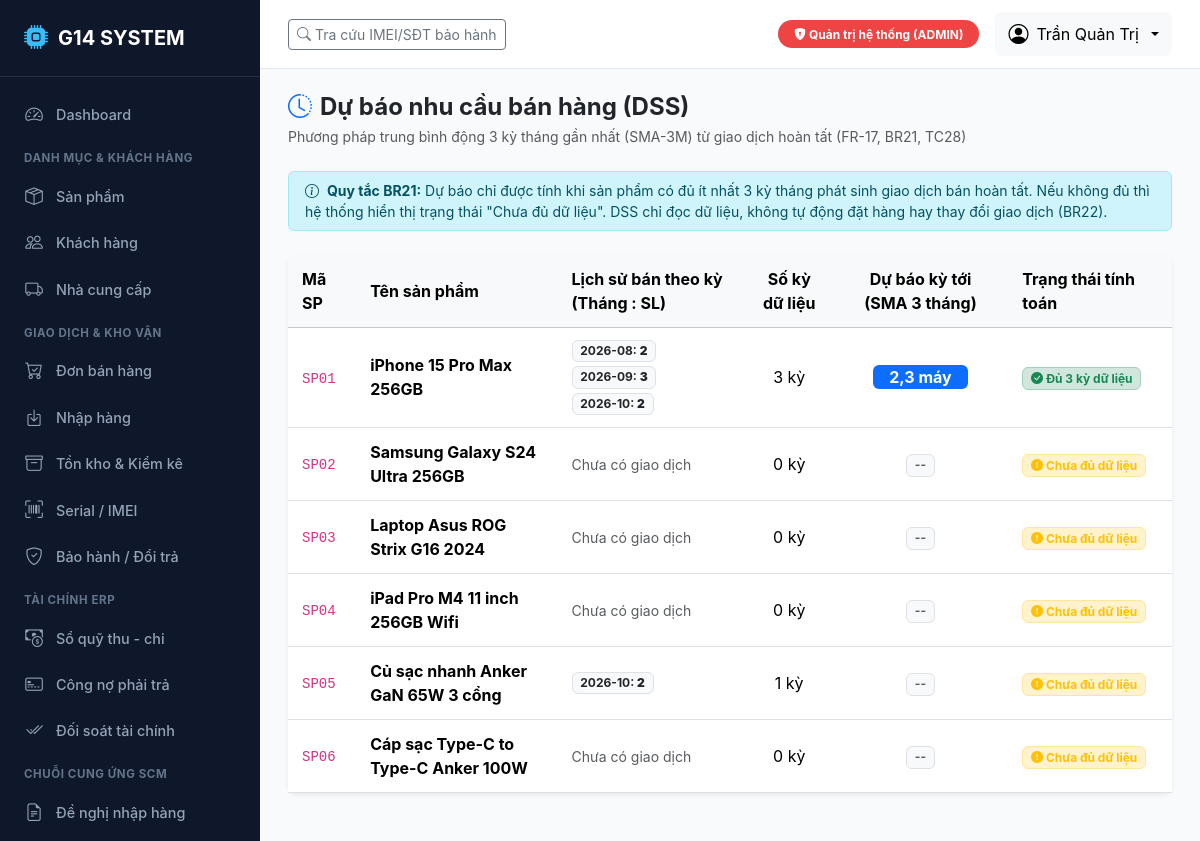
Screenshot of /dss/forecast/ (signed in) with the database file from the repository.
### accounts/models.py (models this page shows, shortened)
class User(AbstractUser):
    role = models.CharField(
        max_length=10,
        choices=Role.choices,
        default=Role.BH,
        verbose_name="Vai trò"
    )
    phone = models.CharField(max_length=20, blank=True, verbose_name="Số điện thoại")
    class Meta:
        verbose_name = "Tài khoản người dùng"
        verbose_name_plural = "Danh sách tài khoản"
        ordering = ['-date_joined']

### catalog/models.py (models this page shows, shortened)
class Product(BaseModel):
    code = models.CharField(max_length=50, unique=True, verbose_name="Mã sản phẩm")
    name = models.CharField(max_length=255, verbose_name="Tên sản phẩm")
    category = models.CharField(
        max_length=50,
        choices=ProductCategory.choices,
        default=ProductCategory.PHONE,
        verbose_name="Nhóm sản phẩm"
    )
    unit = models.CharField(max_length=20, default='Chiếc', verbose_name="Đơn vị tính")
    price = models.DecimalField(max_digits=15, decimal_places=2, verbose_name="Giá bán niêm yết (VNĐ)")
    cost_price = models.DecimalField(
        max_digits=15,
        decimal_places=2,
        default=Decimal('0.00'),
        verbose_name="Giá vốn / Giá nhập tham chiếu (VNĐ)"
    )
    min_stock = models.PositiveIntegerField(default=5, verbose_name="Ngưỡng tồn tối thiểu")
    has_serial = models.BooleanField(
        default=True,
        verbose_name="Quản lý theo Serial/IMEI",
        help_text="Đánh dấu Có đối với điện thoại, tablet, laptop cần truy vết từng máy."
    )
    status = models.CharField(
        max_length=20,
        choices=ProductStatus.choices,
        default=ProductStatus.ACTIVE,
        verbose_name="Trạng thái kinh doanh"
    )
    description = models.TextField(blank=True, verbose_name="Mô tả sản phẩm")
    class Meta:
        verbose_name = "Sản phẩm"
        verbose_name_plural = "Danh mục sản phẩm"
        ordering = ['code']

### dss/views.py (the view)
# urls.py: path('forecast/', views.dss_forecast_view, name='forecast'),
@login_required
@role_required([Role.QL, Role.KT, Role.ADMIN])
def dss_forecast_view(request):
    products = Product.objects.filter(status='ACTIVE')
    forecast_data = []
    for p in products:
        history = get_monthly_sales_history(p, num_months=6)
        forecast_val = forecast_demand_sma(p, n_periods=3)
        past_results = ForecastResult.objects.filter(product=p).order_by('-forecast_period')[:3]
        forecast_data.append({
            'product': p,
            'history': history,
            'forecast_val': forecast_val,
            'has_sufficient_data': forecast_val is not None,
            'past_results': past_results,
        })
    return render(request, 'dss/forecast.html', {
        'forecast_data': forecast_data,
    })

### accounts/context_processors.py (called while the page is built, shortened)
def user_role_context(request):
    user = request.user
    role = getattr(user, 'role', '')
    is_super = user.is_superuser
    return {
        'is_admin': role == Role.ADMIN or is_super,
        'is_ql': role in [Role.QL, Role.ADMIN] or is_super,
        'is_bh': role in [Role.BH, Role.ADMIN] or is_super,
        'is_kho': role in [Role.KHO, Role.ADMIN] or is_super,
        'is_kt': role in [Role.KT, Role.ADMIN] or is_super,
        'current_role': role,
        'current_role_display': user.get_role_display() if hasattr(user, 'get_role_display') else '',
        'Role': Role,
    }

### dss/services.py (called while the page is built)
def get_monthly_sales_history(product, num_months=6):
    sales = (
        SalesOrderDetail.objects.filter(
            product=product,
            order__status=OrderStatus.COMPLETED
        )
        .annotate(month=TruncMonth('order__order_date'))
        .values('month')
        .annotate(total_qty=Sum('quantity'))
        .order_by('month')
    )
    history = []
    for s in sales:
        m_str = s['month'].strftime('%Y-%m')
        history.append((m_str, s['total_qty']))
    return history

def forecast_demand_sma(product, n_periods=3):
    history = get_monthly_sales_history(product)
    if len(history) < n_periods:
        return None
    recent_quantities = [h[1] for h in history[-n_periods:]]
    forecast_value = sum(recent_quantities) / len(recent_quantities)
    return round(forecast_value, 1)

### templates/dss/forecast.html (shortened to what this page needs)
{% extends 'base.html' %}
{% block content %}
<div class="d-flex justify-content-between align-items-center mb-4">
    <div>
        <h4 class="fw-bold mb-1"><i class="bi bi-clock-history me-2 text-primary"></i>Dự báo nhu cầu bán hàng (DSS)</h4>
        <p class="text-muted small mb-0">Phương pháp trung bình động 3 kỳ tháng gần nhất (SMA-3M) từ giao dịch hoàn tất (FR-17, BR21, TC28)</p>
    </div>
</div>
<div class="alert alert-info py-2 small mb-4">
    <i class="bi bi-info-circle me-1"></i> <strong>Quy tắc BR21:</strong> Dự báo chỉ được tính khi sản phẩm có đủ ít nhất 3 kỳ tháng phát sinh giao dịch bán hoàn tất. Nếu không đủ thì hệ thống hiển thị trạng thái "Chưa đủ dữ liệu". DSS chỉ đọc dữ liệu, không tự động đặt hàng hay thay đổi giao dịch (BR22).
</div>
<div class="card border-0 shadow-sm">
    <div class="table-responsive">
        <table class="table table-hover align-middle mb-0">
            <thead class="table-light">
                <tr>
                    <th>Mã SP</th>
                    <th>Tên sản phẩm</th>
                    <th>Lịch sử bán theo kỳ (Tháng : SL)</th>
                    <th class="text-center">Số kỳ dữ liệu</th>
                    <th class="text-center">Dự báo kỳ tới (SMA 3 tháng)</th>
                    <th>Trạng thái tính toán</th>
                </tr>
            </thead>
            <tbody>
                {% for f in forecast_data %}
                <tr>
                    <td><code>{{ f.product.code }}</code></td>
                    <td class="fw-bold">{{ f.product.name }}</td>
                    <td>
                        {% if f.history %}
                        <div class="d-flex gap-1 flex-wrap">
                            {% for m, q in f.history %}
                            <span class="badge bg-light text-dark border">{{ m }}: <strong>{{ q }}</strong></span>
                            {% endfor %}
                        </div>
                        {% else %}
                        <span class="text-muted small">Chưa có giao dịch</span>
                        {% endif %}
                    </td>
                    <td class="text-center">{{ f.history|length }} kỳ</td>
                    <td class="text-center">
                        {% if f.has_sufficient_data %}
                        <span class="badge bg-primary fs-6 py-1 px-3">{{ f.forecast_val }} máy</span>
                        {% else %}
                        <span class="badge bg-light text-muted border">--</span>
                        {% endif %}
                    </td>
                    <td>
                        {% if f.has_sufficient_data %}
                        <span class="badge bg-success-subtle text-success border border-success-subtle">
                            <i class="bi bi-check-circle-fill"></i> Đủ 3 kỳ dữ liệu
                        </span>
                        {% else %}
                        <span class="badge bg-warning-subtle text-warning border border-warning-subtle">
                            <i class="bi bi-exclamation-circle-fill"></i> Chưa đủ dữ liệu
                        </span>
                        {% endif %}
                    </td>
                </tr>
                {% empty %}
                <tr>
                    <td colspan="6" class="text-center py-4 text-muted">Không có sản phẩm nào.</td>
                </tr>
                {% endfor %}
            </tbody>
        </table>
    </div>
</div>
{% endblock %}

### templates/base.html (shortened to what this page needs)
<!DOCTYPE html>
<html lang="vi">
<head>
    <link href="https://cdn.jsdelivr.net/npm/bootstrap@5.3.3/dist/css/bootstrap.min.css" rel="stylesheet">
    <link href="https://cdn.jsdelivr.net/npm/bootstrap-icons@1.11.3/font/bootstrap-icons.min.css" rel="stylesheet">
</head>
<body>
    {% if user.is_authenticated %}
    <aside class="sidebar">
        <div class="brand">
            <i class="bi bi-cpu-fill"></i>
            <span>G14 SYSTEM</span>
        </div>
        <ul class="sidebar-menu">
            {% if is_ql or is_kt or is_admin %}
            <li><a href="{% url 'reports:dashboard' %}" class="sidebar-link"><i class="bi bi-speedometer2"></i> Dashboard</a></li>
            {% endif %}
            <div class="sidebar-section-title">Danh mục & Khách hàng</div>
            <li><a href="{% url 'catalog:product_list' %}" class="sidebar-link"><i class="bi bi-box-seam"></i> Sản phẩm</a></li>
            {% if is_bh or is_ql %}
            <li><a href="{% url 'catalog:customer_list' %}" class="sidebar-link"><i class="bi bi-people"></i> Khách hàng</a></li>
            {% endif %}
            {% if is_kho or is_kt or is_ql %}
            <li><a href="{% url 'catalog:supplier_list' %}" class="sidebar-link"><i class="bi bi-truck"></i> Nhà cung cấp</a></li>
            {% endif %}
            <div class="sidebar-section-title">Giao dịch & Kho vận</div>
            {% if is_bh or is_ql or is_kt %}
            <li><a href="{% url 'sales:order_list' %}" class="sidebar-link"><i class="bi bi-cart-check"></i> Đơn bán hàng</a></li>
            {% endif %}
            {% if is_kho or is_ql or is_kt %}
            <li><a href="{% url 'purchasing:receipt_list' %}" class="sidebar-link"><i class="bi bi-box-arrow-in-down"></i> Nhập hàng</a></li>
            <li><a href="{% url 'inventory:inventory_summary' %}" class="sidebar-link"><i class="bi bi-archive"></i> Tồn kho & Kiểm kê</a></li>
            {% endif %}
            {% if is_bh or is_kho or is_ql %}
            <li><a href="{% url 'devices:device_list' %}" class="sidebar-link"><i class="bi bi-upc-scan"></i> Serial / IMEI</a></li>
            <li><a href="{% url 'devices:warranty_list' %}" class="sidebar-link"><i class="bi bi-shield-check"></i> Bảo hành / Đổi trả</a></li>
            {% endif %}
            {% if is_kt or is_ql %}
            <div class="sidebar-section-title">Tài chính ERP</div>
            <li><a href="{% url 'finance:cash_ledger_list' %}" class="sidebar-link"><i class="bi bi-cash-coin"></i> Sổ quỹ thu - chi</a></li>
            <li><a href="{% url 'finance:payable_list' %}" class="sidebar-link"><i class="bi bi-credit-card-2-front"></i> Công nợ phải trả</a></li>
            <li><a href="{% url 'finance:reconciliation' %}" class="sidebar-link"><i class="bi bi-check2-all"></i> Đối soát tài chính</a></li>
            {% endif %}
            {% if is_kho or is_ql %}
            <div class="sidebar-section-title">Chuỗi cung ứng SCM</div>
            <li><a href="{% url 'scm:request_list' %}" class="sidebar-link"><i class="bi bi-file-earmark-text"></i> Đề nghị nhập hàng</a></li>
            <li><a href="{% url 'scm:supplier_evaluation' %}" class="sidebar-link"> Đánh giá nhà cung cấp</a></li>
            {% endif %}
        </ul>
    </aside>
    {% endif %}
    <div class="{% if user.is_authenticated %}main-wrapper{% endif %}">
        {% if user.is_authenticated %}
        <header class="top-navbar no-print">
            <div class="d-flex align-items-center gap-3">
                <a href="{% url 'devices:device_lookup' %}" class="btn btn-outline-secondary btn-sm">
                    <i class="bi bi-search"></i> Tra cứu IMEI/SĐT bảo hành
                </a>
            </div>
            <div class="d-flex align-items-center gap-3">
                <span class="badge role-badge-{{ current_role }} py-2 px-3 rounded-pill">
                    <i class="bi bi-shield-lock-fill"></i> {{ current_role_display }}
                </span>
                <div class="dropdown">
                    <button class="btn btn-light dropdown-toggle d-flex align-items-center gap-2" type="button" data-bs-toggle="dropdown">
                        <i class="bi bi-person-circle fs-5"></i>
                        <span>{{ user.get_full_name|default:user.username }}</span>
                    </button>
                </div>
            </div>
        </header>
        {% endif %}
        <main class="main-content">
            {% block content %}{% endblock %}
        </main>
    </div>
</body>
</html>

### templates/base.html (style rules this page uses)
:root { --g14-primary: #0d6efd; --g14-dark: #1e293b; --g14-sidebar: #0f172a; --g14-sidebar-hover: #1e293b; --g14-sidebar-text: #94a3b8; --g14-sidebar-active: #38bdf8; }
body { font-family: -apple-system, BlinkMacSystemFont, "Segoe UI", Roboto, "Helvetica Neue", Arial, sans-serif; background-color: #f8fafc; min-height: 100vh; }
.sidebar { width: 260px; background-color: var(--g14-sidebar); min-height: 100vh; color: var(--g14-sidebar-text); position: fixed; top: 0; left: 0; z-index: 1000; overflow-y: auto; transition: all 0.3s; }
.sidebar .brand { padding: 20px 24px; font-size: 1.25rem; font-weight: 700; color: #fff; border-bottom: 1px solid rgba(255, 255, 255, 0.1); display: flex; align-items: center; gap: 10px; }
.sidebar .brand i { color: var(--g14-sidebar-active); font-size: 1.5rem; }
.sidebar-menu { padding: 15px 0; list-style: none; margin: 0; }
.sidebar-section-title { padding: 12px 24px 6px; font-size: 0.72rem; text-transform: uppercase; font-weight: 700; letter-spacing: 0.05em; color: #64748b; }
.sidebar-link { display: flex; align-items: center; gap: 12px; padding: 10px 24px; color: var(--g14-sidebar-text); text-decoration: none; font-size: 0.9rem; font-weight: 500; transition: all 0.2s; }
.sidebar-link i { font-size: 1.1rem; width: 20px; text-align: center; }
.main-wrapper { margin-left: 260px; min-height: 100vh; display: flex; flex-direction: column; }
.top-navbar { background-color: #fff; border-bottom: 1px solid #e2e8f0; padding: 12px 28px; display: flex; justify-content: space-between; align-items: center; position: sticky; top: 0; z-index: 999; }
.main-content { padding: 24px 28px; flex-grow: 1; }
.card { border: 1px solid #e2e8f0; border-radius: 8px; box-shadow: 0 1px 3px 0 rgba(0, 0, 0, 0.05); margin-bottom: 24px; }
.table > :not(caption) > * > * { padding: 12px 14px; vertical-align: middle; }
.role-badge-ADMIN { background-color: #ef4444; color: #fff; }

### rows the page displays
User: get_full_name "Trần Quản Trị"
Product: product.code "SP01", product.name "iPhone 15 Pro Max 256GB", history "2026-08" "2026-09" "2026-10", history "2" "3" "2", history|length "3", forecast_val "2,3", shows "Đủ 3 kỳ dữ liệu"
Product: product.code "SP02", product.name "Samsung Galaxy S24 Ultra 256GB", shows "Chưa có giao dịch", history|length "0", shows "Chưa đủ dữ liệu"
Product: product.code "SP03", product.name "Laptop Asus ROG Strix G16 2024", shows "Chưa có giao dịch", history|length "0", shows "Chưa đủ dữ liệu"
Product: product.code "SP04", product.name "iPad Pro M4 11 inch 256GB Wifi", shows "Chưa có giao dịch", history|length "0", shows "Chưa đủ dữ liệu"
Product: product.code "SP05", product.name "Củ sạc nhanh Anker GaN 65W 3 cổng", history "2026-10", history "2", history|length "1", shows "Chưa đủ dữ liệu"
Product: product.code "SP06", product.name "Cáp sạc Type-C to Type-C Anker 100W", shows "Chưa có giao dịch", history|length "0", shows "Chưa đủ dữ liệu"

### other values shown
{{ current_role_display }} "Quản trị hệ thống (ADMIN)"
